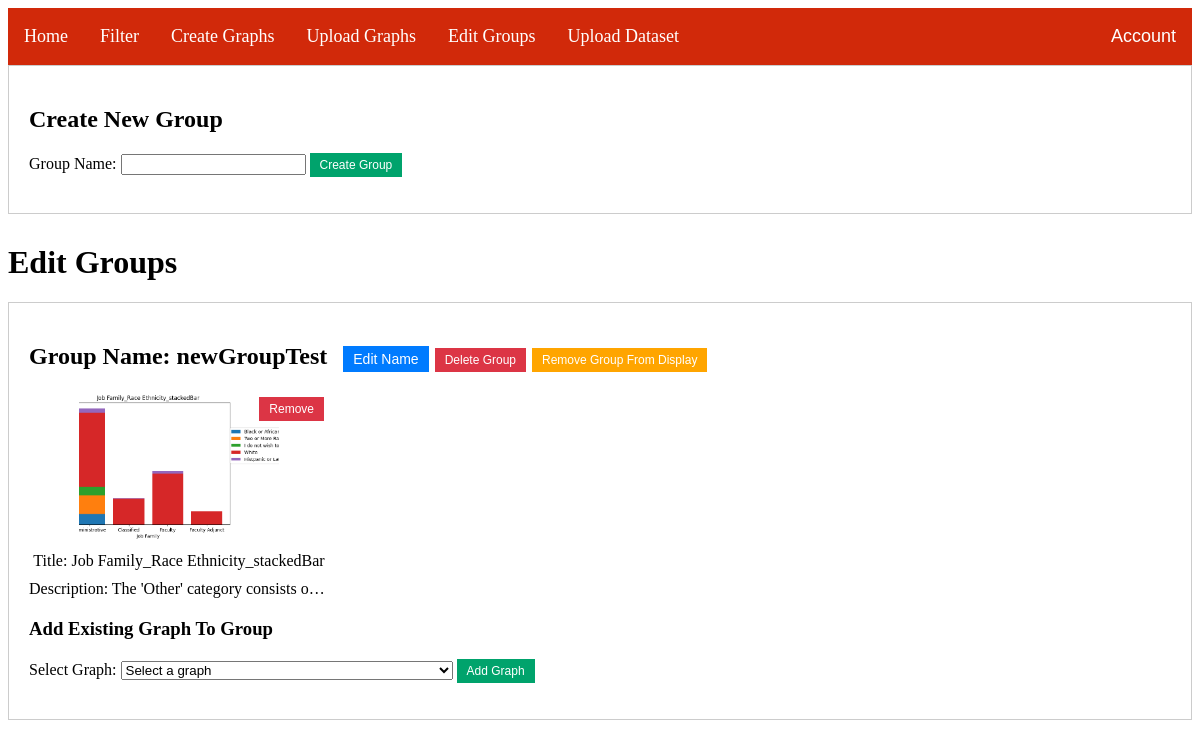
Page /editGroups (signed in) on the earlier database version.
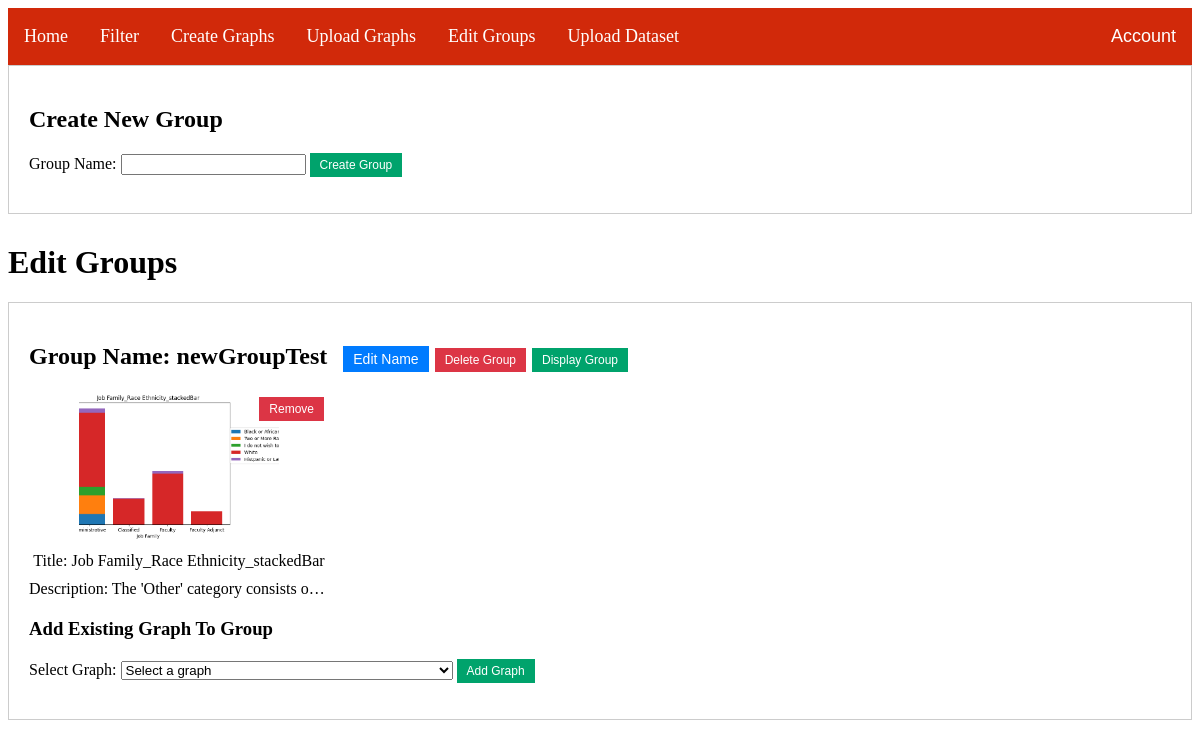
Same page on the later database version.
### main.py (models this page shows)
class GraphGroup(db.Model):
    __tablename__ = 'graphgroup'
    id = db.Column(db.Integer, primary_key=True)
    group_name = db.Column(db.String(100))
    currently_displayed = db.Column(db.Boolean, default=False, nullable=False)
    graphs = db.relationship('Graphs', backref='GraphGroup', lazy='dynamic')

### main.py (the view)
@app.route("/editGroups", methods=['GET', 'POST'])
@login_required
def editGroups():
    graphs_by_group = GraphGroup.query.all()
    available_graphs = Graphs.query.filter(~Graphs.id.in_(
        db.session.query(Graphs.id)
        .join(Graphs.GraphGroup)
        .filter(GraphGroup.id == GraphGroup.id)
    )).all()
    return render_template('editGroups.html', graphGroups=graphs_by_group, available_graphs=available_graphs)

### main.py (called while the page is built)
@login_manager.user_loader
def load_user(uid):
    return User.query.get(uid)

### templates/editGroups.html (shortened to what this page needs)
{% extends 'base.html' %}
{% block content %}
<head>
</head>
<body>
    <div class="group-container">
        <h2>Create New Group</h2>
        <form action="{{ url_for('createGroup') }}" method="post">
            <label for="new_group_name">Group Name:</label>
            <input type="text" id="new_group_name" name="new_group_name" required>
            <button type="submit" class="create-group-button">Create Group</button>
        </form>
    </div>
    <h1>Edit Groups</h1>
    {% for group in graphGroups %}
    <div class="group-container" data-group-id="{{ group.id }}">
        <h2>Group Name: {{ group.group_name }}
            <button class="edit-button">Edit Name</button>
            <button class="delete-button">Delete Group</button>
            {% if group.currently_displayed %} <button class="remove-display-group-button">Remove Group From Display</button>
            {% else %} <button class="display-group-button">Display Group</button> {% endif %}
        </h2>
        {% for graph in group.graphs %}
        <div class="graph-container" data-graph-id="{{ graph.id }}">
            <img src="{{ graph.path }}" class="thumbnail-img">
            <div class="title-container">Title: {{ graph.title }}</div>
            <div class="description-container">Description: {{ graph.description }}</div>
            <button class="remove-button">Remove</button>
        </div>
        {% endfor %}
        <div class="add-graph-section">
            <h3>Add Existing Graph To Group</h3>
            <form action="{{ url_for('add_graph_to_group', group_id=group.id) }}" method="post">
                <label for="available_graphs">Select Graph:</label>
                <select id="available_graphs" name="available_graphs" required>
                    <option value="">Select a graph</option>
                </select>
                <button type="submit" class="add-graph-button">Add Graph</button>
            </form>
        </div>
    </div>
    {% endfor %}
</body>
{% endblock %}

Differences in the rows shown:
changed GraphGroup "newGroupTest": currently_displayed "Remove Group From Display" → "Display Group"
